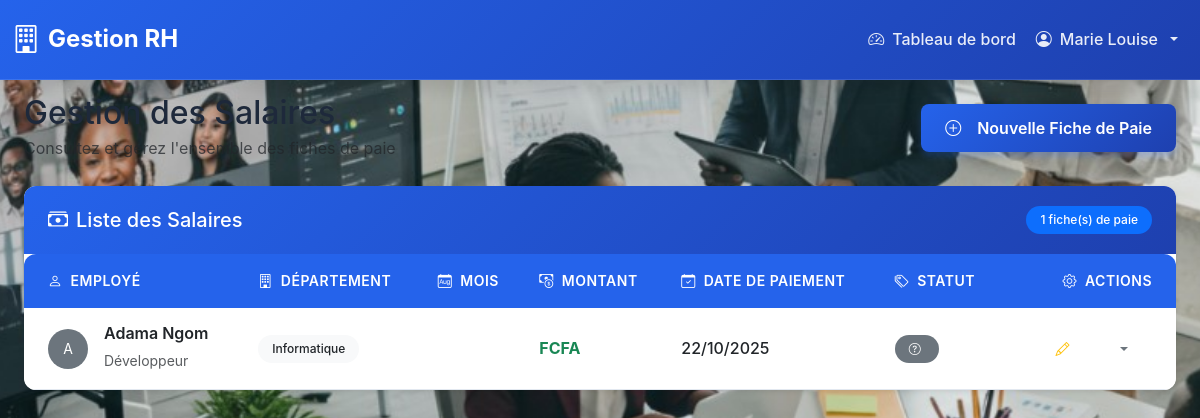
/salaires/ (signed in), run on the app's committed database.
### rh_app/models.py (models this page shows, shortened)
class Employe(models.Model):
    ROLE_CHOICES = [
        ('RH', 'Responsable RH'),
        ('EMPLOYE', 'Employé'),
    ]
    STATUT_CHOICES = [
        ('ACTIF', 'Actif'),
        ('INACTIF', 'Inactif'),
        ('CONGE', 'En congé'),
    ]
    user = models.OneToOneField(User, on_delete=models.CASCADE, related_name='employe')
    matricule = models.CharField(max_length=20, unique=True, verbose_name='Matricule')
    role = models.CharField(max_length=10, choices=ROLE_CHOICES, default='EMPLOYE', verbose_name='Rôle')
    nom = models.CharField(max_length=100, verbose_name='Nom')
    prenom = models.CharField(max_length=100, verbose_name='Prénom')
    email = models.EmailField(unique=True, verbose_name='Email')
    telephone = models.CharField(max_length=20, verbose_name='Téléphone')
    adresse = models.TextField(verbose_name='Adresse')
    date_naissance = models.DateField(verbose_name='Date de naissance')
    date_embauche = models.DateField(verbose_name="Date d'embauche")
    poste = models.CharField(max_length=100, verbose_name='Poste')
    departement = models.ForeignKey(Departement, on_delete=models.SET_NULL, null=True, blank=True,
                                   related_name='employes', verbose_name='Département')
    statut = models.CharField(max_length=10, choices=STATUT_CHOICES, default='ACTIF', verbose_name='Statut')
    photo = models.ImageField(upload_to='employes/', blank=True, null=True, verbose_name='Photo')
    class Meta:
        verbose_name = 'Employé'
        verbose_name_plural = 'Employés'
        ordering = ['nom', 'prenom']
    def get_full_name(self):
        return f"{self.prenom} {self.nom}"

class Salaire(models.Model):
    employe = models.ForeignKey(Employe, on_delete=models.CASCADE, related_name='salaires', verbose_name='Employé')
    mois = models.IntegerField(verbose_name='Mois', validators=[MinValueValidator(1), MaxValueValidator(12)])
    annee = models.IntegerField(verbose_name='Année')
    salaire_base = models.DecimalField(max_digits=10, decimal_places=2, verbose_name='Salaire de base')
    salaire_net = models.DecimalField(max_digits=10, decimal_places=2, verbose_name='Salaire net')
    date_paiement = models.DateField(verbose_name='Date de paiement')
    bulletin = models.FileField(upload_to='bulletins/', blank=True, null=True, verbose_name='Bulletin de paie')
    date_creation = models.DateTimeField(auto_now_add=True, verbose_name='Date de création')
    class Meta:
        verbose_name = 'Salaire'
        verbose_name_plural = 'Salaires'
        unique_together = ['employe', 'mois', 'annee']
        ordering = ['-annee', '-mois']

class Departement(models.Model):
    nom = models.CharField(max_length=100, unique=True, verbose_name='Nom du département')
    description = models.TextField(blank=True, verbose_name='Description')
    responsable = models.ForeignKey('Employe', on_delete=models.SET_NULL, null=True, blank=True,
                                   related_name='departements_diriges', verbose_name='Responsable')
    budget_annuel = models.DecimalField(max_digits=12, decimal_places=2, null=True, blank=True,
                                       verbose_name='Budget annuel')
    date_creation = models.DateTimeField(auto_now_add=True, verbose_name='Date de création')
    actif = models.BooleanField(default=True, verbose_name='Actif')
    class Meta:
        verbose_name = 'Département'
        verbose_name_plural = 'Départements'
        ordering = ['nom']
        constraints = [
            models.UniqueConstraint(Lower('nom'), name='unique_departement_nom_ci')
        ]
    def __str__(self):
        return self.nom

### rh_app/views.py (the view, shortened to what this page needs)
# urls.py: path('salaires/', views.liste_salaires, name='liste_salaires'),
@login_required
def liste_salaires(request):
    employe = getattr(request.user, 'employe', None)
    if employe and employe.role == 'RH':
        salaires = (
            Salaire.objects
            .select_related('employe', 'employe__user')
            .all()
            .order_by('-date_paiement', '-mois')
        )
    else:
        messages.error(request, "Aucun profil employé associé à ce compte.")
        return redirect('dashboard')
    total_salaires = salaires.count()
    context = {
        'salaires': salaires,
        'employe': employe,
        'total_salaires': total_salaires,
        'user': request.user,
    }
    return render(request, 'rh_app/salaires/liste.html', context)

### rh_app/templates/rh_app/salaires/liste.html (shortened to what this page needs)
{% extends 'base.html' %}
{% load static %}
{% block content %}
<div class="container-fluid py-4">
    <div class="row mb-4">
        <div class="col-12">
            <div class="d-flex justify-content-between align-items-center">
                <div>
                    <h1 class="h2 mb-1">Gestion des Salaires</h1>
                    <p class="text-muted mb-0">Consultez et gérez l'ensemble des fiches de paie</p>
                </div>
                {% if user.employe.role == 'RH' %}
                <a href="{% url 'ajouter_salaire' %}" class="btn btn-primary">
                    <i class="bi bi-plus-circle me-2"></i>Nouvelle Fiche de Paie
                </a>
                {% endif %}
            </div>
        </div>
    </div>
    {% if user.employe.role == 'RH' %}
    <div class="row">
        <div class="col-12">
            <div class="card shadow-sm">
                <div class="card-header bg-light d-flex justify-content-between align-items-center">
                    <h5 class="card-title mb-0">
                        <i class="bi bi-cash-stack me-2"></i>Liste des Salaires
                    </h5>
                    <span class="badge bg-primary">{{ salaires|length }} fiche(s) de paie</span>
                </div>
                <div class="card-body p-0">
                    {% if salaires %}
                        <div class="table-responsive">
                            <table class="table table-hover align-middle mb-0">
                                <thead class="table-light">
                                    <tr>
                                        <th class="ps-4">
                                            <i class="bi bi-person me-2"></i>Employé
                                        </th>
                                        <th>
                                            <i class="bi bi-building me-2"></i>Département
                                        </th>
                                        <th>
                                            <i class="bi bi-calendar-month me-2"></i>Mois
                                        </th>
                                        <th>
                                            <i class="bi bi-cash-coin me-2"></i>Montant
                                        </th>
                                        <th>
                                            <i class="bi bi-calendar-check me-2"></i>Date de paiement
                                        </th>
                                        <th>
                                            <i class="bi bi-tags me-2"></i>Statut
                                        </th>
                                        {% if user.employe.role == 'RH' %}
                                        <th class="text-end pe-4">
                                            <i class="bi bi-gear me-2"></i>Actions
                                        </th>
                                        {% endif %}
                                    </tr>
                                </thead>
                                <tbody>
                                    {% for salaire in salaires %}
                                    <tr>
                                        <td class="ps-4">
                                            <div class="d-flex align-items-center">
                                                <div class="flex-shrink-0">
                                                    {% if salaire.employe.photo %}
                                                    <img src="{{ salaire.employe.photo.url }}"
                                                         alt="{{ salaire.employe.get_full_name }}"
                                                         class="rounded-circle me-3" width="40" height="40"
                                                         style="object-fit: cover;">
                                                    {% else %}
                                                    <div class="bg-secondary rounded-circle d-flex align-items-center justify-content-center me-3"
                                                         style="width: 40px; height: 40px;">
                                                        <span class="text-white small">
                                                            {{ salaire.employe.get_full_name|first|upper }}
                                                        </span>
                                                    </div>
                                                    {% endif %}
                                                </div>
                                                <div class="flex-grow-1">
                                                    <h6 class="mb-1 fw-semibold">{{ salaire.employe.get_full_name }}</h6>
                                                    <small class="text-muted">{{ salaire.employe.poste }}</small>
                                                </div>
                                            </div>
                                        </td>
                                        <td>
                                            <span class="badge bg-light text-dark">
                                                {{ salaire.employe.departement }}
                                            </span>
                                        </td>
                                        <td>
                                        </td>
                                        <td>
                                            <div class="fw-bold text-success">
                                                {{ salaire.montant }} FCFA
                                            </div>
                                        </td>
                                        <td>
                                            <div class="text-nowrap">
                                                <div class="fw-medium">{{ salaire.date_paiement|date:"d/m/Y" }}</div>
                                            </div>
                                        </td>
                                        <td>
                                            <span class="badge
                                                {% if salaire.statut == 'PAYE' %}bg-success
                                                {% elif salaire.statut == 'EN_ATTENTE' %}bg-warning
                                                {% elif salaire.statut == 'ANNULE' %}bg-danger
                                                {% else %}bg-secondary{% endif %}">
                                                <i class="bi
                                                    {% if salaire.statut == 'PAYE' %}bi-check-circle
                                                    {% elif salaire.statut == 'EN_ATTENTE' %}bi-clock
                                                    {% elif salaire.statut == 'ANNULE' %}bi-x-circle
                                                    {% else %}bi-question-circle{% endif %} me-1"></i>
                                            </span>
                                        </td>
                                        {% if user.employe.role == 'RH' %}
                                        <td class="text-end pe-4">
                                            <div class="btn-group">
                                                <a href="#"
                                                   class="btn btn-sm btn-outline-warning"
                                                   data-bs-toggle="tooltip" title="Modifier">
                                                    <i class="bi bi-pencil"></i>
                                                </a>
                                                <button type="button"
                                                        class="btn btn-sm btn-outline-secondary dropdown-toggle"
                                                        data-bs-toggle="dropdown" aria-expanded="false">
                                                </button>
                                            </div>
                                        </td>
                                        {% endif %}
                                    </tr>
                                    {% endfor %}
                                </tbody>
                            </table>
                        </div>
                    {% endif %}
                </div>
            </div>
        </div>
    </div>
    {% endif %}
</div>
{% endblock %}

### rh_app/templates/base.html (shortened to what this page needs)
<!DOCTYPE html>
{% load static %}
<html lang="fr">
<head>
    <link href="https://cdn.jsdelivr.net/npm/bootstrap@5.3.0/dist/css/bootstrap.min.css" rel="stylesheet">
    <link rel="stylesheet" href="https://cdn.jsdelivr.net/npm/bootstrap-icons@1.10.0/font/bootstrap-icons.css">
</head>
<body>
    {% if user.is_authenticated %}
    <nav class="navbar navbar-expand-lg navbar-dark navbar-custom">
        <div class="container-fluid">
            <a class="navbar-brand" href="{% url 'accueil' %}">
                <i class="bi bi-building"></i> Gestion RH
            </a>
            <div class="collapse navbar-collapse" id="navbarNav">
                <ul class="navbar-nav ms-auto">
                    <li class="nav-item">
                        <a class="nav-link" href="{% url 'dashboard' %}">
                            <i class="bi bi-speedometer2"></i> Tableau de bord
                        </a>
                    </li>
                    <li class="nav-item dropdown">
                        <a class="nav-link dropdown-toggle" href="#" role="button" data-bs-toggle="dropdown">
                            <i class="bi bi-person-circle"></i> {{ user.employe.get_full_name }}
                        </a>
                    </li>
                </ul>
            </div>
        </div>
    </nav>
    {% endif %}
    <div class="container-fluid fade-in">
        {% block content %}{% endblock %}
    </div>
</body>
</html>

### rh_app/templates/rh_app/salaires/liste.html (style rules this page uses)
.card { border: none; border-radius: 12px; }
.table th { border-top: none; font-weight: 600; font-size: 0.875rem; text-transform: uppercase; letter-spacing: 0.5px; color: #6c757d; }
.table td { vertical-align: middle; padding: 1rem 0.75rem; }
.badge { font-weight: 500; }

### data on the page
Salaire: employe.get_full_name|first "A", employe.get_full_name "Adama Ngom", employe.poste "Développeur", employe.departement "Informatique", date_paiement "22/10/2025"

### other printed values
{{ user.employe.get_full_name }} "Marie Louise"
{{ salaires|length }} "1"
